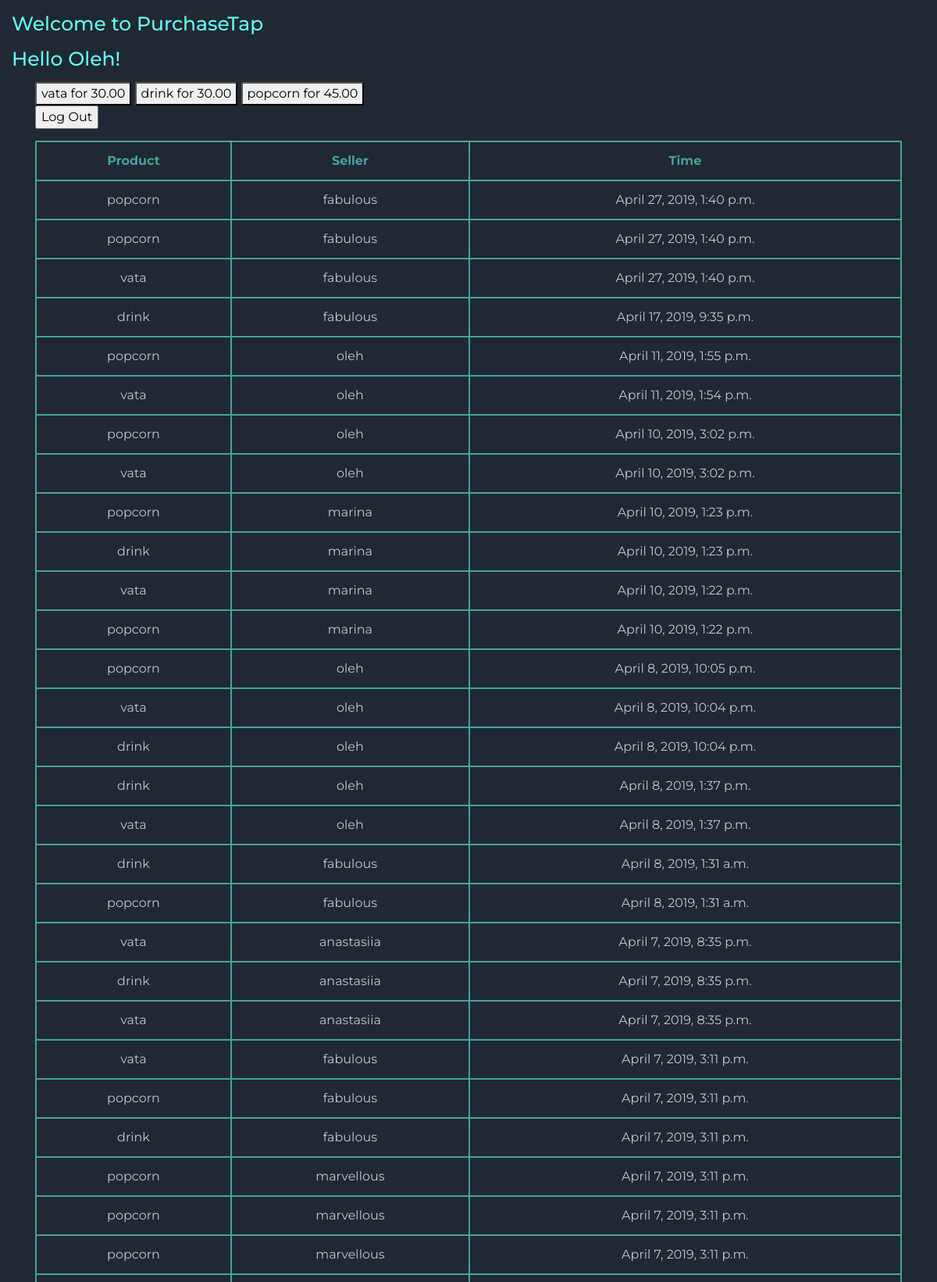
/tap/ (signed in, upper part), run on the app's committed database.
### purchasetap/models.py (models this page shows, shortened)
class Product(models.Model):
    name = models.CharField(max_length=200)
    price = models.DecimalField(decimal_places=2, max_digits=10, default=0)

class Purchase(models.Model):
    product = models.ForeignKey(Product, on_delete=models.CASCADE, related_name='purchase_name')
    seller = models.ForeignKey(User, on_delete=models.CASCADE, related_name='seller')
    created = models.DateTimeField(auto_now_add=True)
    class Meta:
        verbose_name = 'Purchase'
        verbose_name_plural = 'Purchases'

### purchasetap/views.py (the view)
# urls.py: path('', views.index, name='index'),
def index(request):
    if not request.user.is_authenticated:
        return HttpResponseRedirect('login')
    else:
        username = str(request.user.username)
        products = Product.objects.all()
        purchases = Purchase.objects.all().order_by('-created')
        return render(request, 'purchasetap/index.html', {
            'products': products,
            'username': username,
            'time': timezone.now(),
            'purchases': purchases,
        })

### purchasetap/templates/purchasetap/index.html (shortened to what this page needs)
{% extends 'purchasetap/base.html' %}
{% block content %}
  <h1>Welcome to PurchaseTap</h1>
  <h3>Hello {{username | title}}!</h3>
  <div class="container" id="tap">
    <form method="post">
      {% for product in products %}
        <button value={{ product.name }}>{{ product.name }} for {{ product.price }}</button>
      {% endfor %}
    </form>
  </div>
  <div class="login container">
    <form action="logout" method="post">
      <input class="loginbutton" type="submit" value="Log Out">
    </form>
  </div>
<div class="container">
  {% load tz %}
  <p>
    <table class='table' style="margin-bottom:50px;">
        <tr>
            <th>Product</th>
            <th>Seller</th>
            <th>Time</th>
        </tr>
        {% for item in purchases %}
        <tr>
            <td>{{ item.product.name }}</td>
            <td>{{ item.seller }}</td>
            <td>{{ item.created }}</td>
        </tr>
        {% endfor %}
    </table>
  </p>
</div>
{% endblock %}

### retail/static/css/style.css (style rules this page uses)
body { font-family: "Montserrat", "Helvetica", "Lucida Sans", "Lucida Sans Unicode", "Luxi Sans", Tahoma, sans-serif; font-size: 16px; color: #c5c6c7; background-color: #1f2833; }
h1, h2, h3, h4, h5, h6, .align-items-center { font-size: 25px; color: #66fcf1; margin: 15px; }
p { margin: 15px; }
table, td, th { text-align: center; border: 2px solid #45a29e; }
input, label { padding: 10px, 0px, 10px, 100px; display: block; }
th { color: #45a29e; }

### data on the page
Product: name "vata", price "30.00"
Product: name "drink", price "30.00"
Product: name "popcorn", price "45.00"
Purchase: product.name "popcorn", seller "fabulous", created "April 27, 2019, 1:40 p.m."
Purchase: product.name "popcorn", seller "fabulous", created "April 27, 2019, 1:40 p.m."
Purchase: product.name "vata", seller "fabulous", created "April 27, 2019, 1:40 p.m."
Purchase: product.name "drink", seller "fabulous", created "April 17, 2019, 9:35 p.m."
Purchase: product.name "popcorn", seller "oleh", created "April 11, 2019, 1:55 p.m."
Purchase: product.name "vata", seller "oleh", created "April 11, 2019, 1:54 p.m."
Purchase: product.name "popcorn", seller "oleh", created "April 10, 2019, 3:02 p.m."
Purchase: product.name "vata", seller "oleh", created "April 10, 2019, 3:02 p.m."
Purchase: product.name "popcorn", seller "marina", created "April 10, 2019, 1:23 p.m."
Purchase: product.name "drink", seller "marina", created "April 10, 2019, 1:23 p.m."
Purchase: product.name "vata", seller "marina", created "April 10, 2019, 1:22 p.m."
Purchase: product.name "popcorn", seller "marina", created "April 10, 2019, 1:22 p.m."
Purchase: product.name "popcorn", seller "oleh", created "April 8, 2019, 10:05 p.m."
Purchase: product.name "vata", seller "oleh", created "April 8, 2019, 10:04 p.m."
Purchase: product.name "drink", seller "oleh", created "April 8, 2019, 10:04 p.m."
Purchase: product.name "drink", seller "oleh", created "April 8, 2019, 1:37 p.m."
Purchase: product.name "vata", seller "oleh", created "April 8, 2019, 1:37 p.m."
Purchase: product.name "drink", seller "fabulous", created "April 8, 2019, 1:31 a.m."
Purchase: product.name "popcorn", seller "fabulous", created "April 8, 2019, 1:31 a.m."
Purchase: product.name "vata", seller "anastasiia", created "April 7, 2019, 8:35 p.m."
Purchase: product.name "drink", seller "anastasiia", created "April 7, 2019, 8:35 p.m."
Purchase: product.name "vata", seller "anastasiia", created "April 7, 2019, 8:35 p.m."
Purchase: product.name "vata", seller "fabulous", created "April 7, 2019, 3:11 p.m."
Purchase: product.name "popcorn", seller "fabulous", created "April 7, 2019, 3:11 p.m."
Purchase: product.name "drink", seller "fabulous", created "April 7, 2019, 3:11 p.m."
Purchase: product.name "popcorn", seller "marvellous", created "April 7, 2019, 3:11 p.m."
Purchase: product.name "popcorn", seller "marvellous", created "April 7, 2019, 3:11 p.m."
Purchase: product.name "popcorn", seller "marvellous", created "April 7, 2019, 3:11 p.m."

### other printed values
{{ username | title }} "Oleh"
